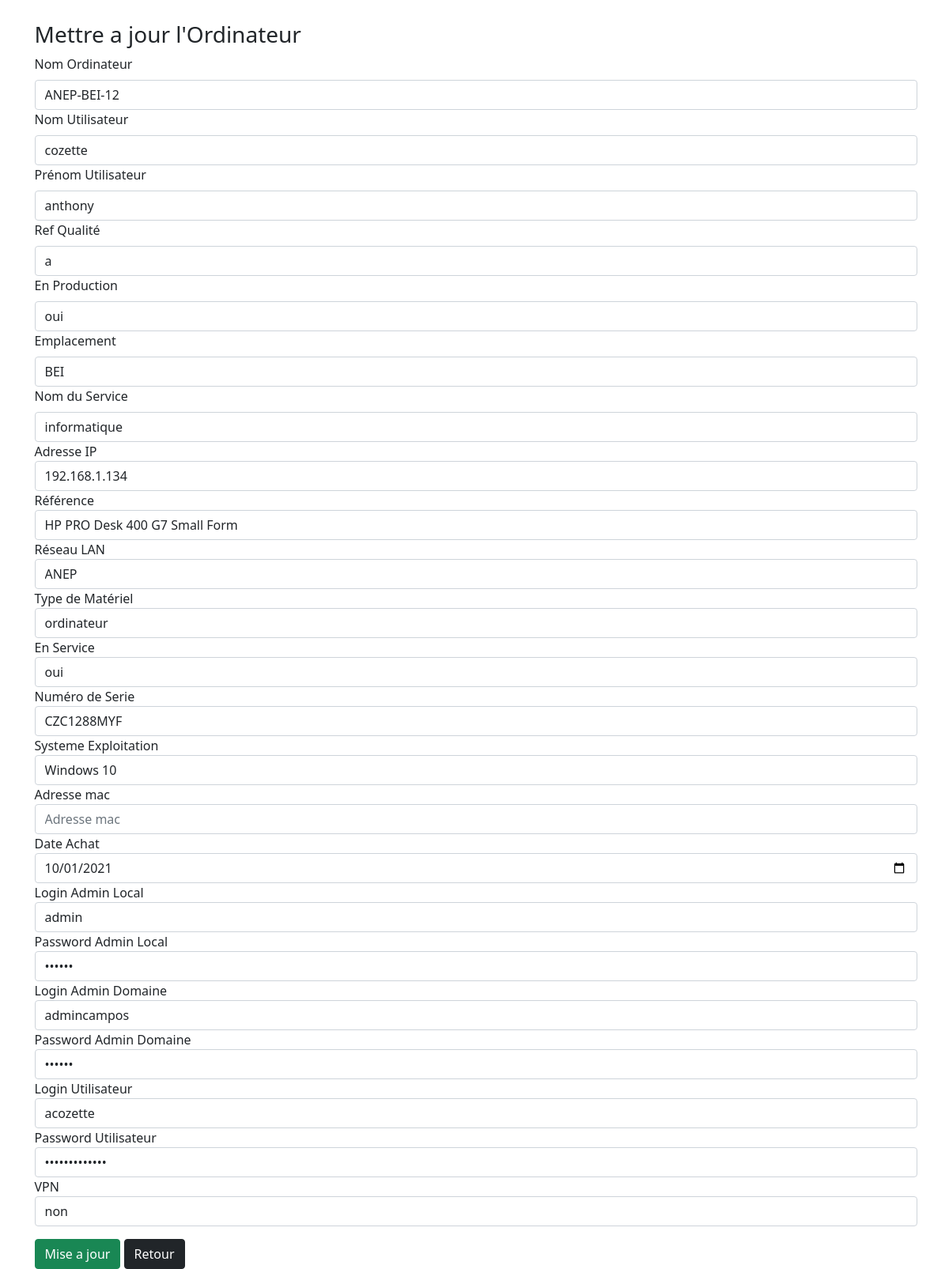
Page /crud/update.php?id=1 on the committed database.
### tables this page shows
CREATE TABLE IF NOT EXISTS `information_pc` (
  `ID` int(11) NOT NULL AUTO_INCREMENT,
  `nom_ordinateur` varchar(255) NOT NULL,
  `nom_utilisateur` varchar(255) NOT NULL,
  `prenom_utilisateur` varchar(255) NOT NULL,
  `ref_qualite` varchar(255) NOT NULL,
  `production` varchar(255) NOT NULL,
  `emplacement` varchar(255) NOT NULL,
  `services` varchar(255) NOT NULL,
  `adresse_ip` varchar(255) NOT NULL,
  `reference` varchar(255) NOT NULL,
  `lan_reseau` varchar(255) NOT NULL,
  `type_materiel` varchar(255) NOT NULL,
  `en_service` varchar(255) NOT NULL,
  `numero_serie` varchar(255) NOT NULL,
  `systeme_exploitation` varchar(255) NOT NULL,
  `mac_adresse` varchar(255) DEFAULT NULL,
  `date_achat` date NOT NULL,
  `login_admin_local` varchar(255) NOT NULL,
  `pwd_admin_local` varchar(255) NOT NULL,
  `login_admin_boissy` varchar(255) NOT NULL,
  `pwd_admin_boissy` varchar(255) NOT NULL,
  `user_login` varchar(255) NOT NULL,
  `user_pwd` varchar(255) NOT NULL,
  `vpn` varchar(255) NOT NULL,
  PRIMARY KEY (`ID`)
);

### crud/update.php (the view, shortened to what the rows shown need)
<?php
$id = null;
if (!empty($_GET['id'])) {
    $id = $_REQUEST['id'];
}
if ($_SERVER["REQUEST_METHOD"] == "POST" && !empty($_POST)) {
    $nnomOrdinateurError = null;
    $nomUtilisateurError = null;
    $prenomUtilisateurError = null;
    $refQualiteError = null;
    $productionlError = null;
    $emplacementError = null;
    $servicesError = null;
    $adresseIpError = null;
    $referenceError = null;
    $reseauLanError = null;
    $typeMaterielError = null;
    $enServiceError = null;
    $numeroSerieError = null;
    $systemeExploitationError = null;
    $adresseMacError = null;
    $dateAchatError = null;
    $loginAdminLocalError = null;
    $pwdAdminLocalError = null;
    $loginAdminDomaineError = null;
    $pwdAdminDomaineError = null;
    $loginUserError = null;
    $passwordUserError = null;
    $vpnError = null;
    $nomOrdinateur = $_POST['nomOrdinateur'];
    $nomUtilisateur = $_POST['nomUtilisateur'];
    $prenomUtilisateur = $_POST['prenomUtilisateur'];
    $refQualite = $_POST['refQualite'];
    $production = $_POST['enProduction'];
    $emplacement = $_POST['emplacement'];
    $services = $_POST['nomService'];
    $adresseIp = $_POST['adresseIp'];
    $reference = $_POST['reference'];
    $reseauLan = $_POST['reseauLan'];
    $typeMateriel = $_POST['typeMateriel'];
    $enService = $_POST['enService'];
    $numeroSerie = $_POST['numeroSerie'];
    $systemeExploitation = $_POST['systemeExploitation'];
    $adresseMac = $_POST['adresseMac'];
    $dateAchat = $_POST['dateAchat'];
    $loginAdminLocal = $_POST['loginAdminLocal'];
    $pwdAdminLocal = $_POST['pwdAdminLocal'];
    $loginAdminDomaine = $_POST['loginAdminDomaine'];
    $pwdAdminDomaine = $_POST['pwdAdminDomaine'];
    $loginUser = $_POST['loginUser'];
    $passwordUser = $_POST['passwordUser'];
    $vpn = $_POST['vpn'];
    $valid = true;
    if (empty($nomOrdinateur)) {
        $nomOrdinateurError = 'nom ordinateur';
        $valid = false;
    }
    if (empty($nomUtilisateur)) {
        $nomUtilisateurError = 'nom utilisateur';
        $valid = false;
    }
    if (empty($prenomUtilisateur)) {
        $prenomUtilisateurError = 'prénom utilisateur';
        $valid = false;
    }
    if (empty($refQualite)) {
        $refQualiteError = 'Reference qualité';
        $valid = true;
    }
    if (empty($production)) {
        $productionError = 'En production';
        $valid = false;
    }
    if (!isset($emplacement)) {
        $emplacementError = 'Emplacement';
        $valid = false;
    }
    if (empty($services)) {
        $servicesError = 'Nom du service';
        $valid = false;
    }
    if (empty($adresseIp)) {
        $adresseIpError = 'adresse IP';
        $valid = false;
    }
    if (empty($reference)) {
        $referenceError = 'Reference ordinateur';
        $valid = false;
    }
    if (empty($reseauLan)) {
        $reseauLanError = 'Réseau LAN';
        $valid = false;
    }
    if (empty($typeMateriel)) {
        $typeMaterielError = 'Type de matériel';
        $valid = false;
    }
    if (empty($enService)) {
        $enServiceError = 'En service';
        $valid = false;
    }
    if (empty($numeroSerie)) {
        $numeroSerieError = 'Numero de serie';
        $valid = false;
    }
    if (empty($systemeExploitation)) {
        $systemeExploitationError = 'Systeme exploitation';
        $valid = false;
    }
    if (empty($adresseMac)) {
        $adresseMacError = 'adresse mac';
        $valid = false;
    }
    if (empty($dateAchat)) {
        $dateAchatError = 'date achat';
        $valid = false;
    }
    if (empty($loginAdminLocal)) {
        $loginAdminLocalError = 'Login admin local';
        $valid = false;
    }
    if (empty($pwdAdminLocal)) {
        $pwdAdminLocalError = 'pwd admin local';
        $valid = false;
    }
    if (empty($loginAdminDomaine)) {
        $nomOrdinateurError = 'login admin domaine';
        $valid = false;
    }
    if (empty($pwdAdminDomaine)) {
        $pwdAdminDomaineError = 'pwd admin domaine';
        $valid = false;
    }
    if (empty($loginUser)) {
        $loginUserError = 'login utilisateur';
        $valid = false;
    }
    if (empty($passwordUser)) {
        $passwordUserError = 'pwd utilisateur';
        $valid = false;
    }
    if (empty($vpn)) {
        $vpnError = 'vpn';
        $valid = false;
    }
    if ($valid) {
        $pdo = Database::connect();
        $pdo->setAttribute(PDO::ATTR_ERRMODE, PDO::ERRMODE_EXCEPTION);
        $sql = "UPDATE information_pc SET nomOrdinateur = ?,nomUtilisateur = ?,prenomUtilisateur = ?,refQualite = ?, enProduction = ?, emplacement = ?, nomService = ?, adresseIp = ?, reference = ?,reseauLan = ?,typeMateriel = ?,enService = ?,numeroSerie = ?,systemeExploitation = ?,adresseMac = ?,dateAchat = ?,loginAdminLocal = ?,pwdAdminLocal = ?,loginAdminDomaine = ?,pwdAdminDomaine = ?,loginUser = ?,passwordUser = ?,vpn = ?, WHERE id = ?";
        $q = $pdo->prepare($sql);
        $q->execute(array($nomOrdinateur, $nomUtilisateur, $prenomUtilisateur, $refQualite, $production, $emplacement, $services, $adresseIp, $reference, $reseauLan, $typeMateriel, $enService, $numeroSerie, $systemeExploitation, $adresseMac, $dateAchat, $loginAdminLocal, $pwdAdminLocal, $loginAdminDomaine, $pwdAdminDomaine, $loginUser, $passwordUser, $vpn));
        Database::disconnect();
        header("Location: index.php");
    }
} else {
    $pdo = Database::connect();
    $pdo->setAttribute(PDO::ATTR_ERRMODE, PDO::ERRMODE_EXCEPTION);
    $sql = "SELECT * FROM information_pc where id = ?";
    $q = $pdo->prepare($sql);
    $q->execute(array($id));
    $data = $q->fetch(PDO::FETCH_ASSOC);
    $nomOrdinateur = $data['nom_ordinateur'];
    $nomUtilisateur = $data['nom_utilisateur'];
    $prenomUtilisateur = $data['prenom_utilisateur'];
    $refQualite = $data['ref_qualite'];
    $production = $data['production'];
    $emplacement = $data['emplacement'];
    $services = $data['services'];
    $adresseIp = $data['adresse_ip'];
    $reference = $data['reference'];
    $reseauLan = $data['lan_reseau'];
    $typeMateriel = $data['type_materiel'];
    $enService = $data['en_service'];
    $numeroSerie = $data['numero_serie'];
    $systemeExploitation = $data['systeme_exploitation'];
    $dateAchat = $data['date_achat'];
    $loginAdminLocal = $data['login_admin_local'];
    $pwdAdminLocal = $data['pwd_admin_local'];
    $loginAdminDomaine = $data['login_admin_boissy'];
    $pwdAdminDomaine = $data['pwd_admin_boissy'];
    $loginUser = $data['user_login'];
    $passwordUser = $data['user_pwd'];
    $vpn = $data['vpn'];
}
?>
<!DOCTYPE html>
<html>
<head>
    <link href="https://cdn.jsdelivr.net/npm/bootstrap@5.0.2/dist/css/bootstrap.min.css" rel="stylesheet">
    <link href="../styles/styles.css" rel="stylesheet">
</head>
<body>
    <div class="container">
        <form method="post" action="add.php">
            <div class="form-group <?php echo !empty($nomOrdinateurError) ? 'error' : ''; ?>">
                <div>
                    <input class="form-control" name="nomOrdinateur" type="text" placeholder="Nom Ordinateur" value="<?php echo !empty($nomOrdinateur) ? $nomOrdinateur : ''; ?>">
                </div>
            </div>
            <div class="form-group<?php echo !empty($nomUtilisateurError) ? 'error' : ''; ?>">
                <div>
                    <input class="form-control" type="text" name="nomUtilisateur" placeholder="Nom Utilisateur" value="<?php echo !empty($nomUtilisateur) ? $nomUtilisateur : ''; ?>">
                </div>
            </div>
            <div class="form-group<?php echo !empty($prenomUtilisateurError) ? 'error' : ''; ?>">
                <div>
                    <input class="form-control" type="text" name="prenomUtilisateur" placeholder="Prénom Utilisateur" value="<?php echo !empty($prenomUtilisateur) ? $prenomUtilisateur : ''; ?>">
                </div>
            </div>
            <div class="form-group <?php echo !empty($refQualiteError) ? 'error' : ''; ?>">
                <div>
                    <input class="form-control" name="refQualite" type="text" placeholder="Ref Qualité" value="<?php echo !empty($refQualite) ? $refQualite : ''; ?>">
                </div>
            </div>
            <div class="form-group <?php echo !empty($productionlError) ? 'error' : ''; ?>">
                <div>
                    <input class="form-control" name="enProduction" type="text" placeholder="En Production" value="<?php echo !empty($production) ? $production : ''; ?>">
                </div>
            </div>
            <div class="form-group <?php echo !empty($emplacementError) ? 'error' : ''; ?>">
                <div>
                    <input class="form-control" name="emplacement" type="text" placeholder="Emplacement" value="<?php echo !empty($emplacement) ? $emplacement : ''; ?>">
                </div>
            </div>
            <div class="form-group <?php echo !empty($servicesError) ? 'error' : ''; ?>">
                <div>
                    <input class="form-control" name="nomService" type="text" placeholder="Nom du Service" value="<?php echo !empty($services) ? $services : ''; ?>">
                </div>
            </div>
            <div class="form-group  <?php echo !empty($adresseIpError) ? 'error' : ''; ?>">
                <div>
                    <input class="form-control" name="adresseIp" type="text" placeholder="Adresse IP" value="<?php echo !empty($adresseIp) ? $adresseIp : ''; ?>">
                </div>
            </div>
            <div class="form-group  <?php echo !empty($referenceError) ? 'error' : ''; ?>">
                <div>
                    <input class="form-control" name="reference" type="text" placeholder="Référence" value="<?php echo !empty($reference) ? $reference : ''; ?>">
                </div>
            </div>
            <div class="form-group  <?php echo !empty($reseauLanError) ? 'error' : ''; ?>">
                <div>
                    <input class="form-control" name="reseauLan" type="text" placeholder="Réseau LAN" value="<?php echo !empty($reseauLan) ? $reseauLan : ''; ?>">
                </div>
            </div>
            <div class="form-group  <?php echo !empty($typeMaterielError) ? 'error' : ''; ?>">
                <div>
                    <input class="form-control" name="typeMateriel" type="text" placeholder="Type de Matériel" value="<?php echo !empty($typeMateriel) ? $typeMateriel : ''; ?>">
                </div>
            </div>
            <div class="form-group  <?php echo !empty($enServiceError) ? 'error' : ''; ?>">
                <div>
                    <input class="form-control" name="enService" type="text" placeholder="En Service" value="<?php echo !empty($enService) ? $enService : ''; ?>">
                </div>
            </div>
            <div class="form-group  <?php echo !empty($numeroSerieError) ? 'error' : ''; ?>">
                <div>
                    <input class="form-control" name="numeroSerie" type="text" placeholder="Numéro de Serie" value="<?php echo !empty($numeroSerie) ? $numeroSerie : ''; ?>">
                </div>
            </div>
            <div class="form-group  <?php echo !empty($systemeExploitationError) ? 'error' : ''; ?>">
                <div>
                    <input class="form-control" name="systemeExploitation" type="text" placeholder="Systeme Exploitation" value="<?php echo !empty($systemeExploitation) ? $systemeExploitation : ''; ?>">
                </div>
            </div>
            <div class="form-group  <?php echo !empty($dateAchatError) ? 'error' : ''; ?>">
                <div>
                    <input class="form-control" name="dateAchat" type="date" placeholder="Date Achat" value="<?php echo !empty($dateAchat) ? $dateAchat : ''; ?>">
                </div>
            </div>
            <div class="form-group  <?php echo !empty($loginAdminLocalError) ? 'error' : ''; ?>">
                <div>
                    <input class="form-control" name="loginAdminLocal" type="text" placeholder="Login Admin Local" value="<?php echo !empty($loginAdminLocal) ? $loginAdminLocal : ''; ?>">
                </div>
            </div>
            <div class="form-group  <?php echo !empty($pwdAdminLocalError) ? 'error' : ''; ?>">
                <div>
                    <input class="form-control" name="pwdAdminLocal" type="password" placeholder="Password Admin Local" value="<?php echo !empty($pwdAdminLocal) ? $pwdAdminLocal : ''; ?>">
                </div>
            </div>
            <div class="form-group  <?php echo !empty($loginAdminDomaineError) ? 'error' : ''; ?>">
                <div>
                    <input class="form-control" name="loginAdminDomaine" type="text" placeholder="Login Admin Domaine" value="<?php echo !empty($loginAdminDomaine) ? $loginAdminDomaine : ''; ?>">
                </div>
            </div>
            <div class="form-group  <?php echo !empty($pwdAdminDomaineError) ? 'error' : ''; ?>">
                <div>
                    <input class="form-control" name="pwdAdminDomaine" type="password" placeholder="Password Admin Domaine" value="<?php echo !empty($pwdAdminDomaine) ? $pwdAdminDomaine : ''; ?>">
                </div>
            </div>
            <div class="form-group  <?php echo !empty($loginUserError) ? 'error' : ''; ?>">
                <div>
                    <input class="form-control" name="loginUser" type="text" placeholder="Login Utilisateur" value="<?php echo !empty($loginUser) ? $loginUser : ''; ?>">
                </div>
            </div>
            <div class="form-group  <?php echo !empty($passwordUserError) ? 'error' : ''; ?>">
                <div>
                    <input class="form-control" name="passwordUser" type="password" placeholder=Password Utilisateur" value="<?php echo !empty($passwordUser) ? $passwordUser : ''; ?>">
                </div>
            </div>
            <div class="form-group  <?php echo !empty($vpnError) ? 'error' : ''; ?>">
                <div>
                    <input class="form-control" name="vpn" type="text" placeholder="VPN" value="<?php echo !empty($vpn) ? $vpn : ''; ?>">
                </div>
            </div>
        </form>
    </div>
</body>
</html>

### rows in the picture
information_pc: nomOrdinateur "ANEP-BEI-12", nomUtilisateur "cozette", prenomUtilisateur "anthony", refQualite "a", enProduction "oui", emplacement "BEI", nomService "informatique", adresseIp "192.168.1.134", reference "HP PRO Desk 400 G7 Small Form", reseauLan "ANEP", typeMateriel "ordinateur", enService "oui", numeroSerie "CZC1288MYF", systemeExploitation "Windows 10", dateAchat "10/01/2021", loginAdminLocal "admin", loginAdminDomaine "admincampos", loginUser "acozette", vpn "non"
